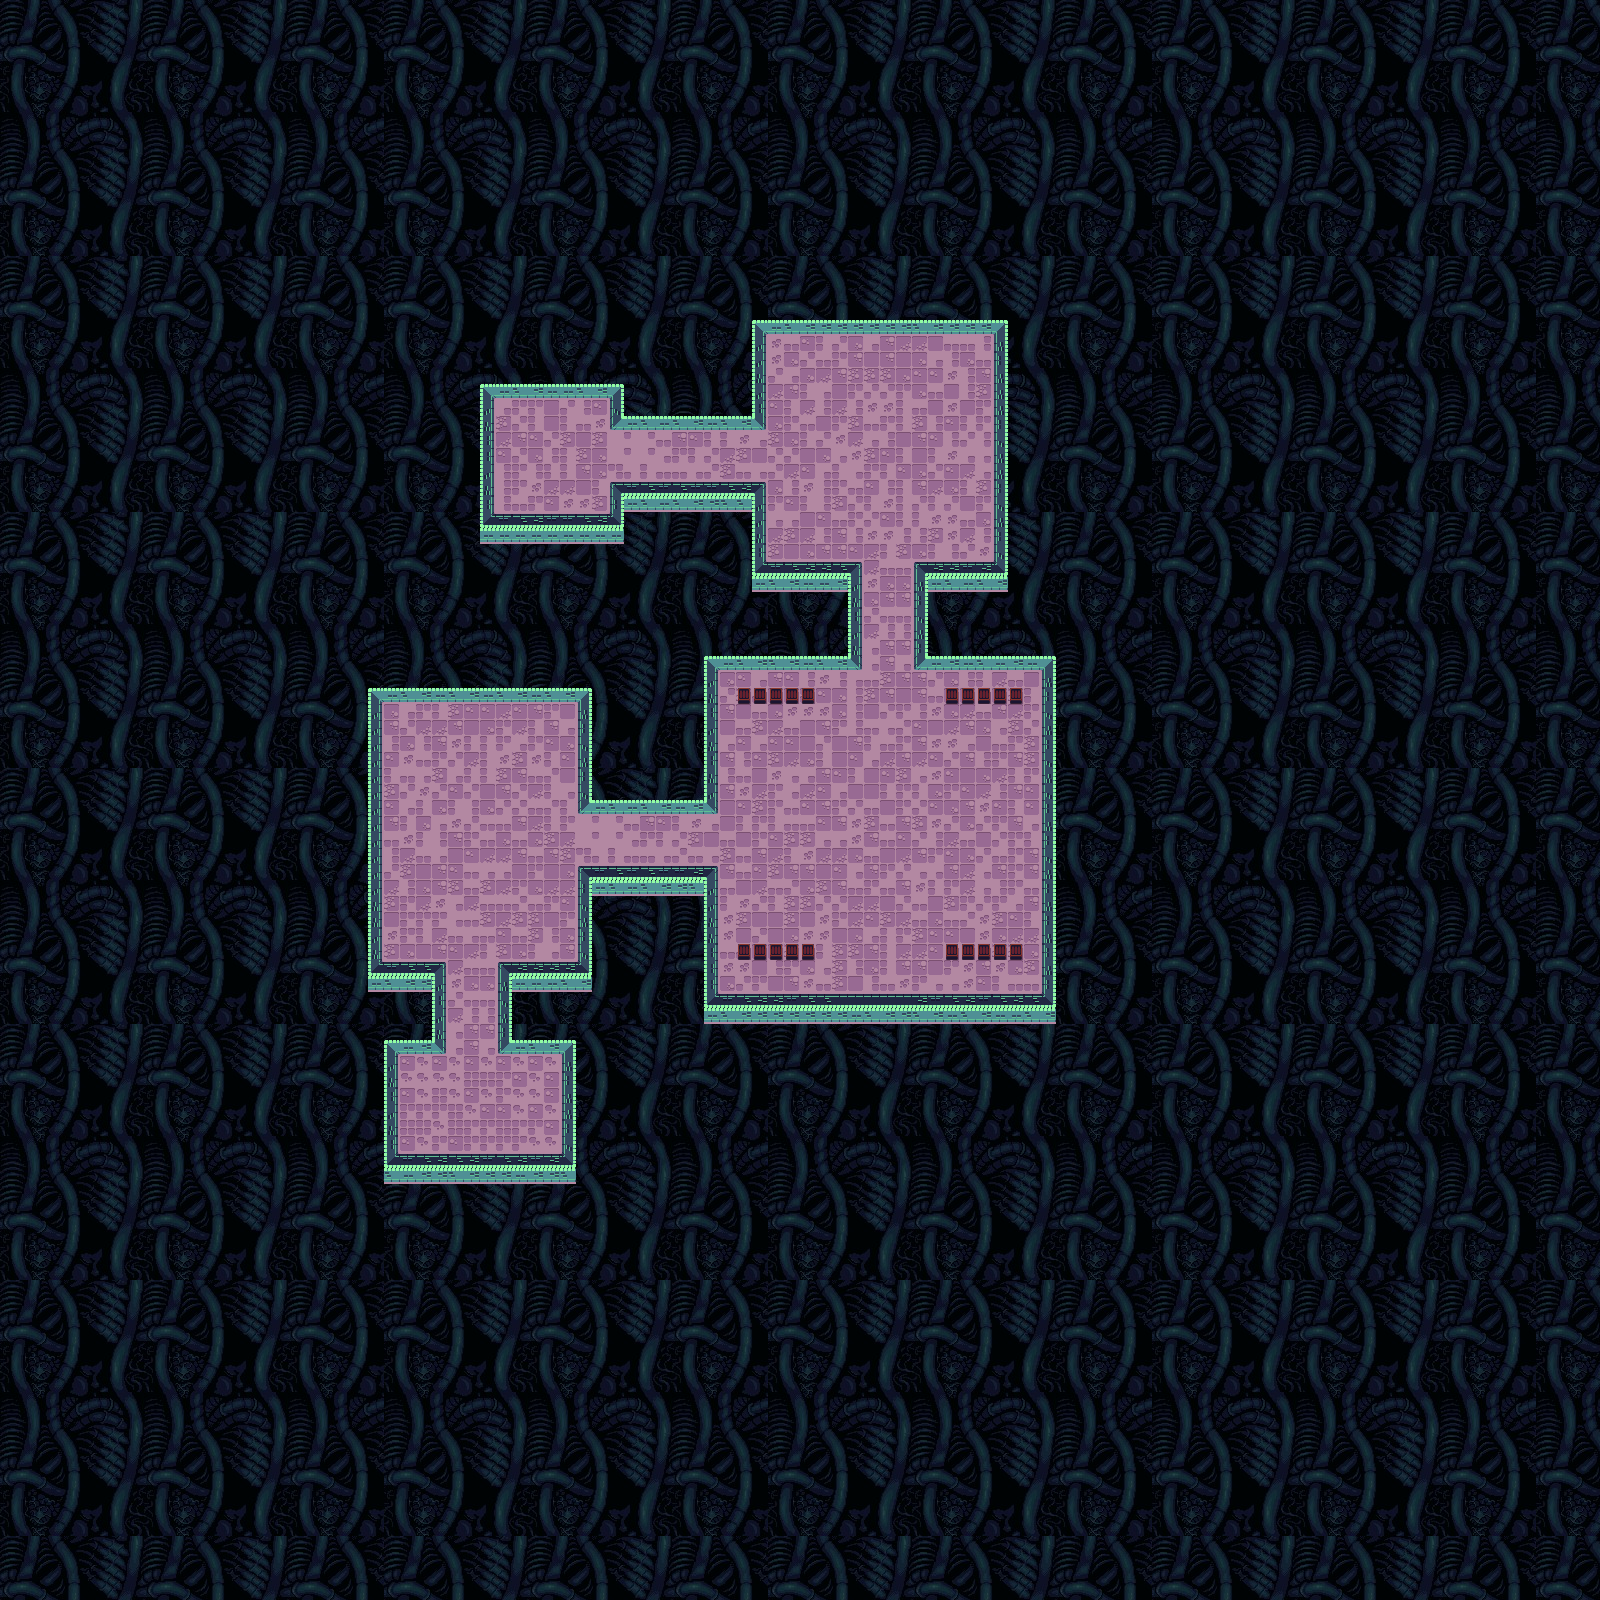

Tiled map render using the project's own tile images. Description and the map definition, with tile-layer contents summarised, below:
An orthogonal 100x100 tile map with 16x16 px tiles, 3 tile layers (background, l2, Destroyables) and 41 objects.

<map version="1.2" tiledversion="1.3.3" orientation="orthogonal" renderorder="right-down" width="100" height="100" tilewidth="16" tileheight="16" infinite="0" nextlayerid="12" nextobjectid="89">
 <tileset firstgid="1" source="background.tsx" />
 <layer id="2" name="background" width="100" height="100">
  <data>[10000 cells, 10000 non-empty, 384 distinct tile ids]</data>
 </layer>
 <layer id="3" name="l2" width="100" height="100">
  <data>[10000 cells, 1367 non-empty, 41 distinct tile ids]</data>
 </layer>
 <layer id="11" name="Destroyables" width="100" height="100">
  <data>[10000 cells, 20 non-empty, 1 distinct tile ids]</data>
 </layer>
 <objectgroup id="10" name="l2D">
  <object id="1" x="346.808" y="961.929" width="94.5151" height="91.6023" />
  <object id="2" x="383.838" y="1053.21" width="14.9545" height="129.5" />
  <object id="3" x="398.838" y="1153.71" width="177.5" height="29.5" />
  <object id="4" x="562.838" y="1040.21" width="13.5" height="113.455" />
  <object id="5" x="368.588" y="687.713" width="14.125" height="274.125" />
  <object id="7" x="498.668" y="961.743" width="96.5038" height="91.7614" />
  <object id="8" x="578.974" y="865.713" width="139.682" height="144.364" />
  <object id="9" x="913.525" y="561.747" width="160.067" height="107.879" />
  <object id="10" x="382.71" y="687.622" width="196.159" height="14" />
  <object id="11" x="578.838" y="645.083" width="139.63" height="168.543" />
  <object id="13" x="480.838" y="383.713" width="13.75" height="138" />
  <object id="14" x="494.713" y="513.713" width="129.875" height="29.625" />
  <object id="15" x="610.838" y="481.787" width="155.801" height="107.364" />
  <object id="16" x="495.234" y="366.901" width="129.875" height="30.625" />
  <object id="17" x="610.844" y="316.139" width="155.847" height="113.403" />
  <object id="18" x="766.727" y="320.512" width="242.409" height="13.0394" />
  <object id="19" x="718.776" y="561.713" width="143.926" height="107.875" />
  <object id="20" x="994.858" y="333.582" width="14.2528" height="228.21" />
  <object id="21" x="704.963" y="993.713" width="157.625" height="191.417" />
  <object id="23" x="859.777" y="993.671" width="267.375" height="59.75" />
  <object id="26" x="1042.88" y="657.046" width="12.625" height="336.458" />
 </objectgroup>
 <objectgroup id="8" name="l3D">
  <object id="69" x="1010" y="688.187" width="12" height="15.625" />
  <object id="70" x="993.875" y="688.125" width="12" height="15.625" />
  <object id="71" x="977.75" y="688.25" width="12" height="15.625" />
  <object id="72" x="961.875" y="688.25" width="12" height="15.625" />
  <object id="73" x="946" y="688.25" width="12" height="15.625" />
  <object id="74" x="802" y="687.937" width="12" height="15.625" />
  <object id="75" x="785.875" y="687.875" width="12" height="15.625" />
  <object id="76" x="769.75" y="688" width="12" height="15.625" />
  <object id="77" x="753.875" y="688" width="12" height="15.625" />
  <object id="78" x="738" y="688" width="12" height="15.625" />
  <object id="79" x="802" y="943.687" width="12" height="15.625" />
  <object id="80" x="785.875" y="943.625" width="12" height="15.625" />
  <object id="81" x="769.75" y="943.75" width="12" height="15.625" />
  <object id="82" x="753.875" y="943.75" width="12" height="15.625" />
  <object id="83" x="738" y="943.75" width="12" height="15.625" />
  <object id="84" x="1010" y="943.937" width="12" height="15.625" />
  <object id="85" x="993.875" y="943.875" width="12" height="15.625" />
  <object id="86" x="977.75" y="944" width="12" height="15.625" />
  <object id="87" x="961.875" y="944" width="12" height="15.625" />
  <object id="88" x="946" y="944" width="12" height="15.625" />
 </objectgroup>
</map>